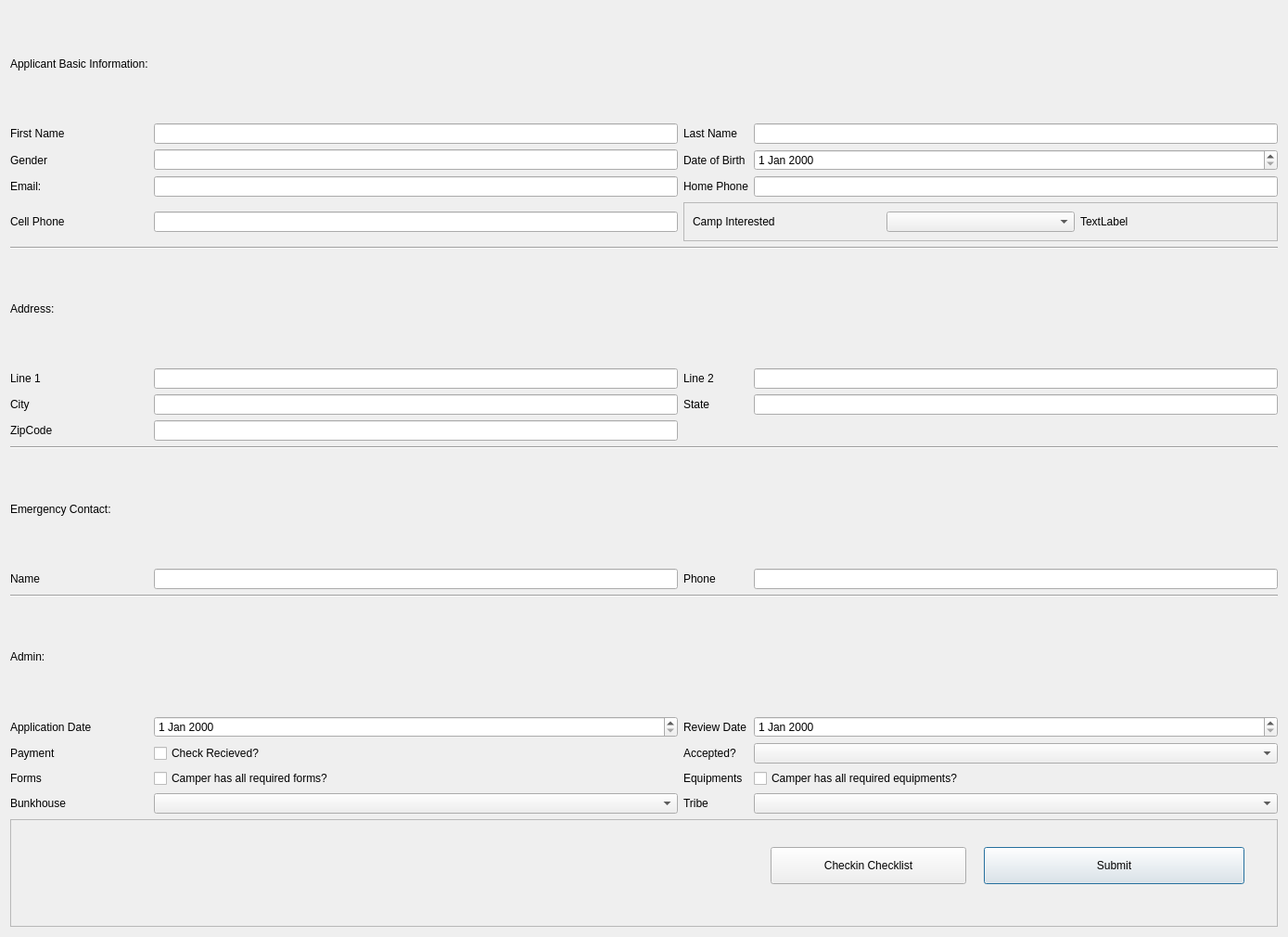
<?xml version="1.0" encoding="UTF-8"?>
<ui version="4.0">
 <class>DialogUpdateApplicant</class>
 <widget class="QDialog" name="DialogUpdateApplicant">
  <property name="geometry">
   <rect>
    <x>0</x>
    <y>0</y>
    <width>1389</width>
    <height>1010</height>
   </rect>
  </property>
  <property name="cursor">
   <cursorShape>ArrowCursor</cursorShape>
  </property>
  <property name="windowTitle">
   <string>Update Applicant</string>
  </property>
  <property name="autoFillBackground">
   <bool>false</bool>
  </property>
  <property name="sizeGripEnabled">
   <bool>false</bool>
  </property>
  <layout class="QGridLayout" name="gridLayout">
   <item row="6" column="3" colspan="2">
    <widget class="QFrame" name="frame">
     <property name="frameShape">
      <enum>QFrame::StyledPanel</enum>
     </property>
     <property name="frameShadow">
      <enum>QFrame::Raised</enum>
     </property>
     <layout class="QHBoxLayout" name="horizontalLayout">
      <item>
       <widget class="QLabel" name="labelCamp">
        <property name="text">
         <string>Camp Interested</string>
        </property>
       </widget>
      </item>
      <item>
       <widget class="QComboBox" name="comboBoxCamp"/>
      </item>
      <item>
       <widget class="QLabel" name="labelCampAvilability">
        <property name="text">
         <string>TextLabel</string>
        </property>
       </widget>
      </item>
     </layout>
    </widget>
   </item>
   <item row="13" column="1" colspan="4">
    <widget class="QLabel" name="label_14">
     <property name="text">
      <string>Emergency Contact:</string>
     </property>
    </widget>
   </item>
   <item row="21" column="4">
    <widget class="QComboBox" name="comboBoxTribe"/>
   </item>
   <item row="1" column="1">
    <widget class="QLabel" name="labelFirstName">
     <property name="text">
      <string>First Name</string>
     </property>
    </widget>
   </item>
   <item row="1" column="2">
    <widget class="QLineEdit" name="lineFirstName"/>
   </item>
   <item row="21" column="2">
    <widget class="QComboBox" name="comboBoxBunkhouse"/>
   </item>
   <item row="17" column="2">
    <widget class="QDateEdit" name="dateApplicationDate"/>
   </item>
   <item row="18" column="1">
    <widget class="QLabel" name="labelPayment">
     <property name="text">
      <string>Payment</string>
     </property>
    </widget>
   </item>
   <item row="18" column="2">
    <widget class="QCheckBox" name="checkBoxPayment">
     <property name="text">
      <string>Check Recieved?</string>
     </property>
    </widget>
   </item>
   <item row="9" column="3">
    <widget class="QLabel" name="labelLine2">
     <property name="text">
      <string>Line 2</string>
     </property>
    </widget>
   </item>
   <item row="2" column="3">
    <widget class="QLabel" name="labelDOB">
     <property name="text">
      <string>Date of Birth</string>
     </property>
    </widget>
   </item>
   <item row="18" column="3">
    <widget class="QLabel" name="labelAcceptanceDecision">
     <property name="text">
      <string>Accepted?</string>
     </property>
    </widget>
   </item>
   <item row="7" column="1" colspan="4">
    <widget class="Line" name="line">
     <property name="orientation">
      <enum>Qt::Horizontal</enum>
     </property>
    </widget>
   </item>
   <item row="14" column="1">
    <widget class="QLabel" name="labelEmergencyName">
     <property name="text">
      <string>Name</string>
     </property>
    </widget>
   </item>
   <item row="17" column="4">
    <widget class="QDateEdit" name="dateReviewDate"/>
   </item>
   <item row="17" column="3">
    <widget class="QLabel" name="labelReviewDate">
     <property name="text">
      <string>Review Date</string>
     </property>
    </widget>
   </item>
   <item row="21" column="1">
    <widget class="QLabel" name="labelBunkhouse">
     <property name="text">
      <string>Bunkhouse</string>
     </property>
    </widget>
   </item>
   <item row="17" column="1">
    <widget class="QLabel" name="labelApplicationDate">
     <property name="text">
      <string>Application Date</string>
     </property>
    </widget>
   </item>
   <item row="14" column="4">
    <widget class="QLineEdit" name="lineEmergencyPhone"/>
   </item>
   <item row="9" column="1">
    <widget class="QLabel" name="labelLine1">
     <property name="text">
      <string>Line 1</string>
     </property>
    </widget>
   </item>
   <item row="19" column="3">
    <widget class="QLabel" name="labelEquipmentsCheck">
     <property name="text">
      <string>Equipments</string>
     </property>
    </widget>
   </item>
   <item row="10" column="2">
    <widget class="QLineEdit" name="lineCity"/>
   </item>
   <item row="14" column="3">
    <widget class="QLabel" name="labelEmergencyPhone">
     <property name="text">
      <string>Phone</string>
     </property>
    </widget>
   </item>
   <item row="10" column="4">
    <widget class="QLineEdit" name="lineState"/>
   </item>
   <item row="14" column="2">
    <widget class="QLineEdit" name="lineEmergencyName"/>
   </item>
   <item row="9" column="4">
    <widget class="QLineEdit" name="lineLine2"/>
   </item>
   <item row="19" column="2">
    <widget class="QCheckBox" name="checkBoxFormsCheck">
     <property name="text">
      <string>Camper has all required forms?</string>
     </property>
    </widget>
   </item>
   <item row="11" column="1">
    <widget class="QLabel" name="labelZipCode">
     <property name="text">
      <string>ZipCode</string>
     </property>
    </widget>
   </item>
   <item row="9" column="2">
    <widget class="QLineEdit" name="lineLine1"/>
   </item>
   <item row="19" column="4">
    <widget class="QCheckBox" name="checkBoxEquipmentsCheck">
     <property name="text">
      <string>Camper has all required equipments?</string>
     </property>
    </widget>
   </item>
   <item row="19" column="1">
    <widget class="QLabel" name="labelFormsCheck">
     <property name="text">
      <string>Forms</string>
     </property>
    </widget>
   </item>
   <item row="16" column="1">
    <widget class="QLabel" name="label_17">
     <property name="text">
      <string>Admin:</string>
     </property>
    </widget>
   </item>
   <item row="18" column="4">
    <widget class="QComboBox" name="comboBoxAcceptanceDecision"/>
   </item>
   <item row="5" column="3">
    <widget class="QLabel" name="labelHomePhone">
     <property name="text">
      <string>Home Phone</string>
     </property>
    </widget>
   </item>
   <item row="21" column="3">
    <widget class="QLabel" name="labelTribe">
     <property name="text">
      <string>Tribe</string>
     </property>
    </widget>
   </item>
   <item row="6" column="2">
    <widget class="QLineEdit" name="lineCellPhone"/>
   </item>
   <item row="11" column="2">
    <widget class="QLineEdit" name="lineZipCode"/>
   </item>
   <item row="2" column="4">
    <widget class="QDateEdit" name="dateEditDOB"/>
   </item>
   <item row="15" column="1" colspan="4">
    <widget class="Line" name="line_3">
     <property name="orientation">
      <enum>Qt::Horizontal</enum>
     </property>
    </widget>
   </item>
   <item row="5" column="1">
    <widget class="QLabel" name="labelEmail">
     <property name="text">
      <string>Email:</string>
     </property>
    </widget>
   </item>
   <item row="1" column="3">
    <widget class="QLabel" name="labelLastName">
     <property name="text">
      <string>Last Name</string>
     </property>
    </widget>
   </item>
   <item row="5" column="4">
    <widget class="QLineEdit" name="lineHomePhone"/>
   </item>
   <item row="2" column="1">
    <widget class="QLabel" name="labelGender">
     <property name="text">
      <string>Gender</string>
     </property>
    </widget>
   </item>
   <item row="2" column="2">
    <widget class="QLineEdit" name="lineGender"/>
   </item>
   <item row="1" column="4">
    <widget class="QLineEdit" name="lineLastName"/>
   </item>
   <item row="5" column="2">
    <widget class="QLineEdit" name="lineEmail"/>
   </item>
   <item row="10" column="1">
    <widget class="QLabel" name="labelCity">
     <property name="text">
      <string>City</string>
     </property>
    </widget>
   </item>
   <item row="12" column="1" colspan="4">
    <widget class="Line" name="line_2">
     <property name="orientation">
      <enum>Qt::Horizontal</enum>
     </property>
    </widget>
   </item>
   <item row="10" column="3">
    <widget class="QLabel" name="labelState">
     <property name="text">
      <string>State</string>
     </property>
    </widget>
   </item>
   <item row="6" column="1">
    <widget class="QLabel" name="labelCellPhone">
     <property name="text">
      <string>Cell Phone</string>
     </property>
    </widget>
   </item>
   <item row="8" column="1">
    <widget class="QLabel" name="label_5">
     <property name="minimumSize">
      <size>
       <width>90</width>
       <height>0</height>
      </size>
     </property>
     <property name="text">
      <string>Address:</string>
     </property>
    </widget>
   </item>
   <item row="8" column="2" colspan="2">
    <widget class="QWidget" name="widget" native="true"/>
   </item>
   <item row="22" column="1" colspan="4">
    <widget class="QFrame" name="frame_2">
     <property name="frameShape">
      <enum>QFrame::StyledPanel</enum>
     </property>
     <property name="frameShadow">
      <enum>QFrame::Raised</enum>
     </property>
     <widget class="QPushButton" name="pushButtonSubmit">
      <property name="geometry">
       <rect>
        <x>1050</x>
        <y>30</y>
        <width>281</width>
        <height>40</height>
       </rect>
      </property>
      <property name="text">
       <string>Submit</string>
      </property>
     </widget>
     <widget class="QPushButton" name="pushButtonCheckList">
      <property name="geometry">
       <rect>
        <x>820</x>
        <y>30</y>
        <width>211</width>
        <height>40</height>
       </rect>
      </property>
      <property name="text">
       <string>Checkin Checklist</string>
      </property>
     </widget>
    </widget>
   </item>
   <item row="0" column="1">
    <widget class="QLabel" name="label_18">
     <property name="text">
      <string>Applicant Basic Information:</string>
     </property>
    </widget>
   </item>
   <item row="0" column="2">
    <widget class="QLabel" name="labelId">
     <property name="text">
      <string/>
     </property>
    </widget>
   </item>
  </layout>
 </widget>
 <tabstops>
  <tabstop>lineFirstName</tabstop>
  <tabstop>lineLastName</tabstop>
  <tabstop>lineGender</tabstop>
  <tabstop>dateEditDOB</tabstop>
  <tabstop>lineEmail</tabstop>
  <tabstop>lineHomePhone</tabstop>
  <tabstop>lineCellPhone</tabstop>
  <tabstop>comboBoxCamp</tabstop>
  <tabstop>lineLine1</tabstop>
  <tabstop>lineLine2</tabstop>
  <tabstop>lineCity</tabstop>
  <tabstop>lineState</tabstop>
  <tabstop>lineZipCode</tabstop>
  <tabstop>lineEmergencyName</tabstop>
  <tabstop>lineEmergencyPhone</tabstop>
  <tabstop>dateApplicationDate</tabstop>
  <tabstop>dateReviewDate</tabstop>
  <tabstop>checkBoxPayment</tabstop>
  <tabstop>comboBoxAcceptanceDecision</tabstop>
  <tabstop>checkBoxFormsCheck</tabstop>
  <tabstop>checkBoxEquipmentsCheck</tabstop>
  <tabstop>comboBoxBunkhouse</tabstop>
  <tabstop>comboBoxTribe</tabstop>
  <tabstop>pushButtonCheckList</tabstop>
  <tabstop>pushButtonSubmit</tabstop>
 </tabstops>
 <resources/>
 <connections/>
</ui>
